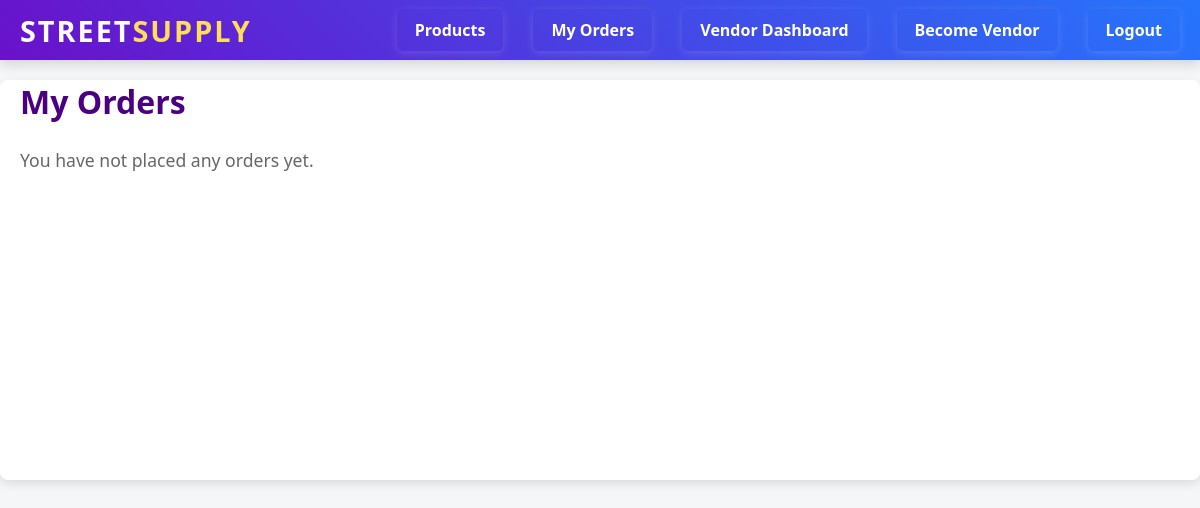
Page /my-orders/ (signed in) on the earlier database version.
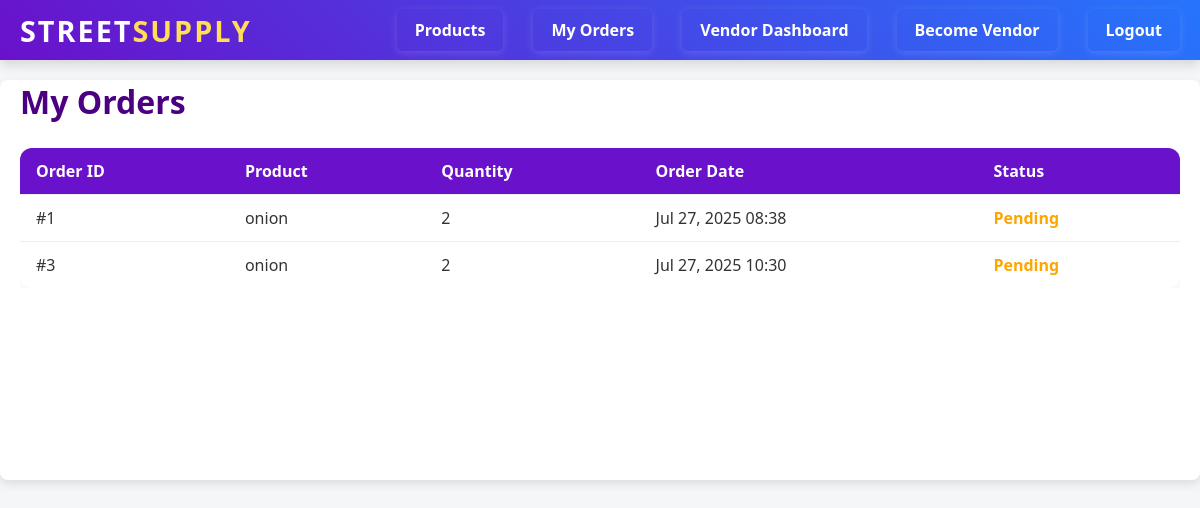
Same page on the later database version.
### core/models.py (models this page shows, shortened)
class Order(models.Model):
    user = models.ForeignKey(User, on_delete=models.CASCADE,  null=True, blank=True ) # link order to user
    vendor = models.ForeignKey(Vendor, on_delete=models.CASCADE)
    product = models.ForeignKey(Product, on_delete=models.CASCADE)
    quantity = models.PositiveIntegerField()
    order_date = models.DateTimeField(auto_now_add=True)
    delivered = models.BooleanField(default=False)

class Product(models.Model):
    name = models.CharField(max_length=100)
    supplier = models.ForeignKey(Supplier, on_delete=models.CASCADE)
    price = models.DecimalField(max_digits=7, decimal_places=2)
    stock_quantity = models.PositiveIntegerField()
    unit = models.CharField(max_length=50, default='kg')  # or liter, packet, etc.
    image = models.ImageField(upload_to='product_images/', null=True, blank=True)  # new field

### core/views.py (the view)
# urls.py: path('my-orders/', views.my_orders, name='my_orders'),
@login_required
def my_orders(request):
    orders = Order.objects.filter(user=request.user).select_related('product', 'vendor')
    return render(request, 'my_orders.html', {'orders': orders})

### core/context_processors.py (called while the page is built)
def vendor_status(request):
    is_vendor = False
    if request.user.is_authenticated:
        is_vendor = Vendor.objects.filter(user=request.user).exists()
    return {'is_vendor': is_vendor}

### core/templates/my_orders.html (shortened to what this page needs)
{% extends 'base.html' %}
{% block content %}
<h1 style="color: #4b0082; margin-bottom: 25px;">My Orders</h1>
{% if orders %}
  <div style="overflow-x: auto;">
    <table style="
      width: 100%;
      border-collapse: collapse;
      border-radius: 12px;
      overflow: hidden;
      box-shadow: 0 2px 12px rgba(0, 0, 0, 0.05);
      background: white;
    ">
      <thead style="background: #6a11cb; color: white;">
        <tr>
          <th style="padding: 12px 16px; text-align: left;">Order ID</th>
          <th style="padding: 12px 16px; text-align: left;">Product</th>
          <th style="padding: 12px 16px; text-align: left;">Quantity</th>
          <th style="padding: 12px 16px; text-align: left;">Order Date</th>
          <th style="padding: 12px 16px; text-align: left;">Status</th>
        </tr>
      </thead>
      <tbody>
        {% for order in orders %}
        <tr style="border-top: 1px solid #eee;">
          <td style="padding: 12px 16px;">#{{ order.id }}</td>
          <td style="padding: 12px 16px;">{{ order.product.name }}</td>
          <td style="padding: 12px 16px;">{{ order.quantity }}</td>
          <td style="padding: 12px 16px;">{{ order.order_date|date:"M d, Y H:i" }}</td>
          <td style="padding: 12px 16px;">
            {% if order.delivered %}
              <span style="color: green; font-weight: bold;">Delivered</span>
            {% else %}
              <span style="color: orange; font-weight: bold;">Pending</span>
            {% endif %}
          </td>
        </tr>
        {% endfor %}
      </tbody>
    </table>
  </div>
{% else %}
  <p style="font-size: 1.1rem; color: #666;">You have not placed any orders yet.</p>
{% endif %}
{% endblock %}

Differences in the rows shown:
added Order: id "1", product.name "onion", quantity "2", order_date "Jul 27, 2025 08:38", delivered "Pending"
added Order: id "3", product.name "onion", quantity "2", order_date "Jul 27, 2025 10:30", delivered "Pending"
Other differences:
text no longer shown: "You have not placed any orders yet."
text now shown: "Order ID Product Quantity Order Date Status"
